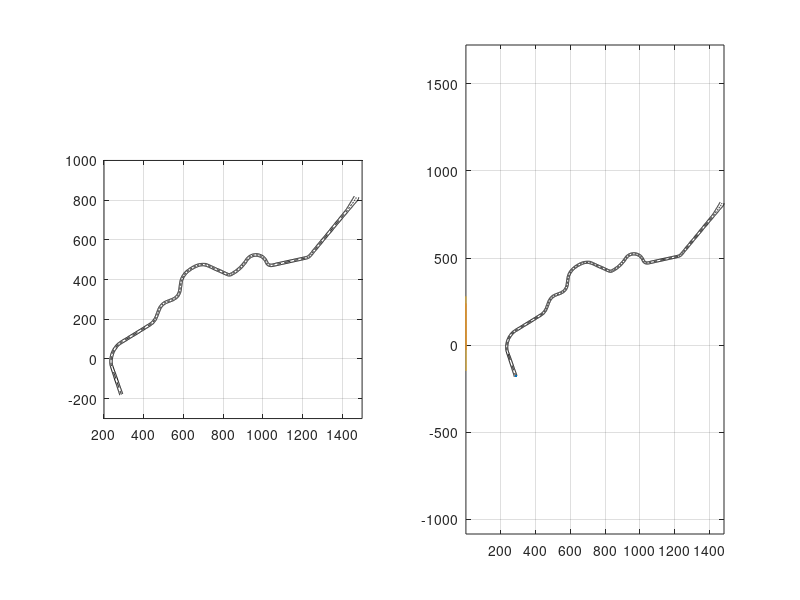

This figure's MATLAB source: (Note: this script raises an error after producing the figure.)
clc;clear;close all;
% load track information
load('TestTrack2.mat');
load('LeadCarA_input_init.mat')
load('LeadCarB_input_init.mat')
load('s_distance.mat')
% read the track data 
range = 1:246;
centerx = TestTrack.cline(1,range); centery = TestTrack.cline(2,range);
blx = TestTrack.bl(1,range);        bly = TestTrack.bl(2,range);
brx = TestTrack.br(1,range);        bry = TestTrack.br(2,range);
rlx = TestTrack.leftlane(1,range);  rly = TestTrack.leftlane(2,range);
rrx = TestTrack.rightlane(1,range); rry = TestTrack.rightlane(2,range);
head = TestTrack.theta(1,range);
% poly-fit the track data 
n_poly = range(end)*5;
x_poly = spline(1:range(end),centerx,linspace(1,range(end),n_poly));        y_poly = spline(1:range(end),centery,linspace(1,range(end),n_poly));
blx_poly = spline(1:range(end),blx,linspace(1,range(end),n_poly));          bly_poly = spline(1:range(end),bly,linspace(1,range(end),n_poly));
brx_poly = spline(1:range(end),brx,linspace(1,range(end),n_poly));          bry_poly = spline(1:range(end),bry,linspace(1,range(end),n_poly));
rlx_poly = spline(1:range(end),rlx,linspace(1,range(end),n_poly));          rly_poly = spline(1:range(end),rly,linspace(1,range(end),n_poly));        
rrx_poly = spline(1:range(end),rrx,linspace(1,range(end),n_poly));          rry_poly = spline(1:range(end),rry,linspace(1,range(end),n_poly));        
head_poly = spline(1:range(end),head,linspace(1,range(end),n_poly));
% construct reference inputs and states 
U_ref = zeros(2,n_poly-1);
U_ref(2,:) = 1000;
Y_ref = zeros(4,n_poly);
Y_ref(1,:) = 10;
Y_ref(2,:) = rrx_poly(1:n_poly);
Y_ref(3,:) = rry_poly(1:n_poly);
Y_ref(4,:) = head_poly(1:n_poly);

% plot the track
figure(1)
subplot(1,2,1)
plot(blx_poly,bly_poly,'k',brx_poly,bry_poly,'k')
axis equal;grid on;hold on
plot(x_poly,y_poly,'k--');
axis([200,1500,-300,1000])
subplot(1,2,2)
plot(blx_poly,bly_poly,'k',brx_poly,bry_poly,'k')
axis equal;grid on;hold on
plot(x_poly,y_poly,'k--');

state = '';

%% Switch
flag_change = 0;        % vehicle has not changed traj
flag_back = 0;          % vehicle has not moved back 
flag_ready_change = 1;  % vehicle is ready to change
flag_ready_back = 0;    % vehicle is not ready to move back

%% MPC
% MPC parameter
dt = 0.01;
T = 0:dt:25000*dt;   % estimate to finish the track within 250 seconds, actually 208.27 seconds 
npred = 10;
ndec = 4*(npred+1)+2*npred;
A = @(i) eye(4)+dt*...
    [                                                               -1/20, 0, 0,                                                                                   0;
    cos(U_ref(1,i))*cos(Y_ref(4,i)) - (sin(U_ref(1,i))*sin(Y_ref(4,i)))/2, 0, 0, -Y_ref(1,i)*(cos(U_ref(1,i))*sin(Y_ref(4,i)) + (cos(Y_ref(4,i))*sin(U_ref(1,i)))/2);
    cos(U_ref(1,i))*sin(Y_ref(4,i)) + (cos(Y_ref(4,i))*sin(U_ref(1,i)))/2, 0, 0, -Y_ref(1,i)*((sin(U_ref(1,i))*sin(Y_ref(4,i)))/2 - cos(U_ref(1,i))*cos(Y_ref(4,i)));
                                                    (5*sin(U_ref(1,i)))/8, 0, 0,                                                                                   0];

B = @(i) dt*...
    [                                                                                 0, 1/2000;
    -Y_ref(1,i)*((cos(U_ref(1,i))*sin(Y_ref(4,i)))/2 + cos(Y_ref(4,i))*sin(U_ref(1,i))),      0;
    -Y_ref(1,i)*(sin(U_ref(1,i))*sin(Y_ref(4,i)) - (cos(U_ref(1,i))*cos(Y_ref(4,i)))/2),      0;
                                                       (5*Y_ref(1,i)*cos(U_ref(1,i)))/8,      0];
% cost function
Q = diag([1500 10 10 1]);R = [1 0;0 1];
H = blkdiag(kron(eye(npred+1),Q),kron(eye(npred),R));
% actual trajectory 
Y_act = zeros(4,length(T));
Y_act(:,1) = [10;290.81;-177.42;1.96];
U_act = zeros(2,length(T));
% initialize other vehicle
Y_act_A = zeros(4,length(T));
Y_act_A(:,1) = LeadCarA.init;
Y_act_B = zeros(4,length(T));
Y_act_B(:,1) = LeadCarB.init;
CarX0 = plot(290.81,-177.42);       CarX1 = CarX0;
CarA0 = plot(LeadCarA.init(2:3));   CarA1 = CarA0;
CarB0 = plot(LeadCarB.init(2:3));   CarB1 = CarB0;

for i = 1:length(T)
    % Here we look to see what the closest y_ref is to where we currently
    % are. In general, MPC tracks behind the reference trajectory so we 
    % reset the reference for the error calc to be close to where i is.
    k = knnsearch([Y_ref(2,:);Y_ref(3,:)]',[Y_act(2,i),Y_act(3,i)]);
    if k == n_poly-10
        break
    end
    
    % implementing reference trajectory altering algorithm
    if flag_change == 1
        flag_change = 0;
        flag_ready_change = 0;   
        flag_ready_back = 1;
        disp('change traj')
        [rrx_new,rry_new] = change_traj_right_to_left(k,rlx_poly,rly_poly,rrx_poly,rry_poly);
        
        U_ref(2,:) = 1200;
        Y_ref(1,k+1:k+9) = 12;
        Y_ref(2,k+1:k+9) = rrx_new;
        Y_ref(3,k+1:k+9) = rry_new;
        
        Y_ref(1,k+10:end) = 12;
        Y_ref(2,k+10:end) = rlx_poly(k+10:end);
        Y_ref(3,k+10:end) = rly_poly(k+10:end);
        
        passing_moment = i;
    elseif flag_back == 1
        flag_back = 0;
        flag_ready_back = 0;
        disp('go back')
        [rlx_new,rly_new] = change_traj_left_to_right(k,rlx_poly,rly_poly,rrx_poly,rry_poly);
        
        U_ref(2,:) = 1000;
        Y_ref(1,k+1:k+9) = 10;
        Y_ref(2,k+1:k+9) = rlx_new;
        Y_ref(3,k+1:k+9) = rly_new;
        
        Y_ref(1,k+10:end) = 10;
        Y_ref(2,k+10:end) = rrx_poly(k+10:end);
        Y_ref(3,k+10:end) = rry_poly(k+10:end);
    end
    if ~exist('passing_moment','var')
    elseif i == passing_moment+2000
        flag_ready_change = 1;
    end
    % changing input based on new reference trajectory
    Y_error = Y_act(:,i)-Y_ref(:,k);
    [low,up] = bound_cons(k,U_ref,npred,ndec,[-0.5,0.5,-5000,2500]);
    [Aeq,beq] = eq_cons(k,A,B,npred,ndec,Y_error);
    options = optimoptions('quadprog','ConstraintTolerance',10^-4,'OptimalityTolerance',10^-3,'Display','off');
    z_hor = quadprog(H,[],[],[],Aeq,beq,low,up,[],options);
    U_act(:,i) = z_hor(45:46)+U_ref(:,k);
    % simulating main vehicles
    [~,Y_temp] = ode45(@(t,x) vehicle(x,U_act(:,i)),0:dt:dt,Y_act(:,i));
    Y_act(:,i+1) = Y_temp(end,:)';
    % simulating other vehicles
    [~,Y_temp_A] = ode45(@(t,x) vehicle(x,LeadCarA.input(:,i)),0:dt:dt,Y_act_A(:,i));
    Y_act_A(:,i+1) = Y_temp_A(end,:)';
    [~,Y_temp_B] = ode45(@(t,x) vehicle(x,LeadCarB.input(:,i)),0:dt:dt,Y_act_B(:,i));
    Y_act_B(:,i+1) = Y_temp_B(end,:)';
    % calculating distance along the path between vehicles
    finding_index(Y_act(2,i),Y_act(3,i),x_poly,y_poly)
    S = s(k);
    S_A = s(finding_index(Y_act_A(2,i),Y_act_A(3,i),x_poly,y_poly));
    S_B = s(finding_index(Y_act_B(2,i),Y_act_B(3,i),x_poly,y_poly));
    % implementing switch system
    if 0 < S_A-S && S_A-S < 50 && flag_ready_change == 1
        flag_change = 1;
        disp('Approaching Car A')
    end
    if -10 < S_A-S && S_A-S < -5 && flag_ready_back == 1
        flag_back = 1;
        disp('Car A is passed')
    end
    if 0 < S_B-S && S_B-S < 50 && flag_ready_change == 1
        flag_change = 1;
        disp('Approaching Car B')
    end
    if -10 < S_B-S && S_B-S < -5 && flag_ready_back == 1
        flag_back = 1;
        disp('Car B is passed')
    end
    % plotting every 25 steps 
    if (mod(i,25) == 0)
        subplot(1,2,1)
        [CarX0,CarA0,CarB0] = plot_vehicle(Y_act,Y_act_A,Y_act_B,i,CarX0,CarA0,CarB0,0);
        subplot(1,2,2)
        [CarX1,CarA1,CarB1] = plot_vehicle(Y_act,Y_act_A,Y_act_B,i,CarX1,CarA1,CarB1,1);
        string2 = ['Speed is ',num2str(Y_act(1,i))];
        title(string2)
    end
end

%% Sub-function
function [rrx_new,rry_new] = change_traj_left_to_right(index,rlx_poly,rly_poly,rrx_poly,rry_poly)
% passing seven points
percentage = [0.95 0.9 0.8 0.65 0.5 0.32 0.2 0.1 0.05];
rrx_new = zeros(1,length(percentage));
rry_new = zeros(1,length(percentage));
for i = 1:length(percentage)
    percent = percentage(i);
    [x_new,y_new] = point_shift(percent,index+i,rlx_poly,rly_poly,rrx_poly,rry_poly);
    rrx_new(i) = x_new;
    rry_new(i) = y_new;
end
end

function [rrx_new,rry_new] = change_traj_right_to_left(index,rlx_poly,rly_poly,rrx_poly,rry_poly)
% passing seven points
percentage = [0.05 0.1 0.2 0.35 0.5 0.65 0.8 0.9 0.95];
rrx_new = zeros(1,length(percentage));
rry_new = zeros(1,length(percentage));
for i = 1:length(percentage)
    percent = percentage(i);
    [x_new,y_new] = point_shift(percent,index+i,rlx_poly,rly_poly,rrx_poly,rry_poly);
    rrx_new(i) = x_new;
    rry_new(i) = y_new;
end
end

function [x_new,y_new] = point_shift(percent,index,rlx_poly,rly_poly,rrx_poly,rry_poly)
lx = rlx_poly(index);
ly = rly_poly(index);
rx = rrx_poly(index);
ry = rry_poly(index);

x_new = (lx-rx)*percent+rx;
y_new = (ly-ry)*percent+ry;
end

function index = finding_index(x,y,x_poly,y_poly)
position = [x_poly;y_poly]';
Req_position = [x,y];
index = knnsearch(position,Req_position);
end

function [CarX,CarA,CarB] = plot_vehicle(Y_act,Y_act_A,Y_act_B,i,CarX,CarA,CarB,condition)
delete(CarX);delete(CarA);delete(CarB)
CarX = plot(Y_act(2,i),Y_act(3,i),'bh','linewidth',2);
CarA = plot(Y_act_A(2,i),Y_act_A(3,i),'ro','linewidth',2);
CarB = plot(Y_act_B(2,i),Y_act_B(3,i),'ro','linewidth',2);
if condition == 1
    axis([Y_act(2,i)-30, Y_act(2,i)+30, Y_act(3,i)-30, Y_act(3,i)+30]);
end
drawnow
end

function [Aeq,beq] = eq_cons(idx,A,B,npred,Ndec,Zini)
Aeq = -eye((npred+1)*4,Ndec);
beq = zeros((npred+1)*4,1);
Aeq(1:4,1:4) = eye(4);
beq(1:4) = Zini;
for i = 0:npred-1
    Aeq((i+1)*4+(1:4),i*4+(1:4)) = A(idx+i);
    Aeq((i+1)*4+(1:4),(npred+1)*4+i*2+(1:2)) = B(idx+i);
end
end

function [Lb,Ub] = bound_cons(idx,U_ref,npred,Ndec,input_range)
Lb = -inf(Ndec,1);
Ub = inf(Ndec,1);
for i = 0:npred-1
    Lb(44+i*2+1) = input_range(1)-U_ref(1,idx+i);
    Ub(44+i*2+1) = input_range(2)-U_ref(1,idx+i);
    Lb(44+i*2+2) = input_range(3)-U_ref(2,idx+i);
    Ub(44+i*2+2) = input_range(4)-U_ref(2,idx+i);
end
end

function state_dot = vehicle(state,input)
% Constants
L1 = 1.6;   L2 = 0.8;   R = 1/5;
Ak = 100;   m = 2000;   b = 100;
% Inputs
% delta = interp1(T,input(:,1),t,'previous','extrap');
% Fd = interp1(T,input(:,2),t,'previous','extrap');
delta = input(1);Fd = input(2);
% States
u = state(1);x = state(2);y = state(3);psi = state(4);
% Outputs
u_dot = (Fd-b*u)/m;
x_dot = (((-L2/L1)*sin(delta)*sin(psi)) + (cos(delta)*cos(psi)))*u;
y_dot = (((L2/L1)*sin(delta)*cos(psi)) + (cos(delta)*sin(psi)))*u;
psi_dot = (1/L1)*sin(delta)*u;
state_dot = [u_dot;x_dot;y_dot;psi_dot];
end


